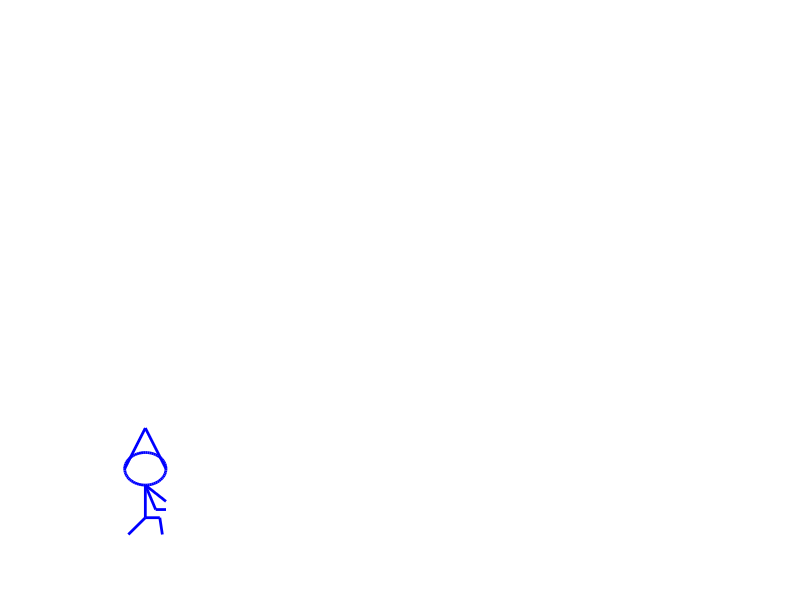

Write MATLAB code to recreate this figure.
f = figure('Visible', 'on');

standing_pos_x = 0.2;
standing_pos_y = 0.4;

% Define the stickman's body parts
headRadius = 0.1;
headPosition = [standing_pos_x - headRadius, standing_pos_y - headRadius, 2 * headRadius, 2 * headRadius];
bodyX = [standing_pos_x, standing_pos_x];
bodyY = [standing_pos_y - headRadius - 0.2, standing_pos_y - headRadius];
leftArmX = [standing_pos_x, standing_pos_x + 0.1];
leftArmY = [standing_pos_y - headRadius, standing_pos_y - headRadius - 0.1];
rightArmX1 = [standing_pos_x, standing_pos_x + 0.05];
rightArmY1 = [standing_pos_y - headRadius, standing_pos_y - headRadius - 0.15];
rightArmX2 = [standing_pos_x + 0.05, standing_pos_x + 0.1];
rightArmY2 = [standing_pos_y - headRadius - 0.15, standing_pos_y - headRadius - 0.15];
leftHatX = [standing_pos_x, standing_pos_x-0.1]; 
leftHatY = [standing_pos_y+0.25, standing_pos_y];
rightHatX = [standing_pos_x, standing_pos_x+0.1];
rightHatY = [standing_pos_y+0.25, standing_pos_y];
leftLegX = [standing_pos_x, standing_pos_x-0.2];
leftLegY = [standing_pos_y-0.3, standing_pos_y-0.55];
rightLegX1 = [standing_pos_x, standing_pos_x+0.07];
rightLegY1 = [standing_pos_y-0.3, standing_pos_y-0.3];
rightLegX2 = [standing_pos_x+0.07, standing_pos_x+0.1];
rightLegY2 = [standing_pos_y-0.3, standing_pos_y-0.55];

rectangle('Position', headPosition, 'Curvature', [1, 1], 'EdgeColor', 'b', 'LineWidth', 2);
line(bodyX, bodyY, 'Color', 'b', 'LineWidth', 2);
line(leftArmX, leftArmY, 'Color', 'b', 'LineWidth', 2);
line(rightArmX1, rightArmY1, 'Color', 'b', 'LineWidth', 2);
line(rightArmX2, rightArmY2, 'Color', 'b', 'LineWidth', 2);
line(leftHatX, leftHatY, 'Color', 'b', 'LineWidth', 2); 
line(rightHatX, rightHatY, 'Color', 'b', 'LineWidth', 2); 
line(leftLegX, leftLegY, 'Color', 'b', 'LineWidth', 2); 
line(rightLegX1, rightLegY1, 'Color', 'b', 'LineWidth', 2); 
line(rightLegX2, rightLegY2, 'Color', 'b', 'LineWidth', 2); 

% Set axis limits and aspect ratio
xlim([0 3])
ylim([0 3])

% Turn off axis labels
axis off;

drawnow;